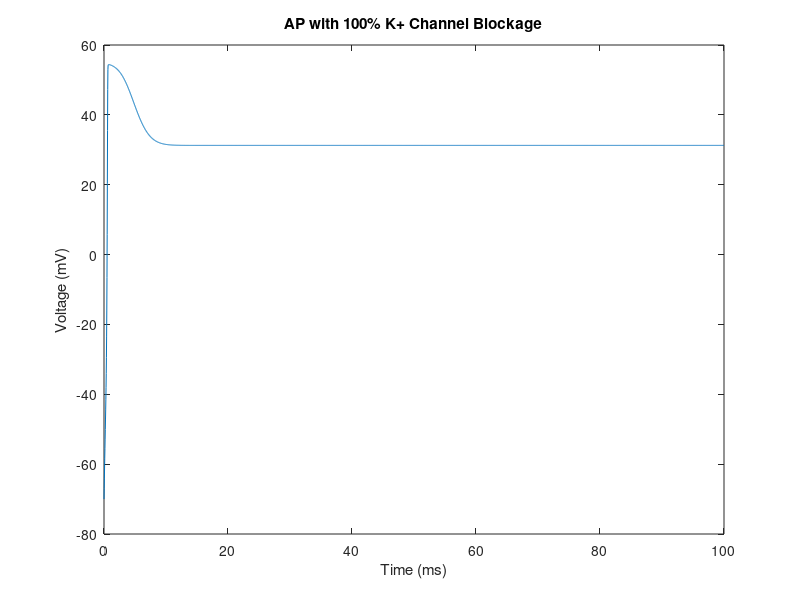

This figure's MATLAB source:
%BME502 Project 1 Dennis McIlhany

clc; clear all;

%constants
dt=.03;
t=0:dt:100;
C=1;
ENa=55;
EK=-90;
EL=-70;
gNabar=120;
gKbar=36;
gL=1;
Iinj=100;

%preallocate
V=-70*ones(length(Iinj),length(t));
m_inf=zeros(1,length(t));
tau_m=zeros(1,length(t));
m=zeros(1,length(t));
m3=zeros(1,length(t));
h_inf=zeros(1,length(t));
tau_h=zeros(1,length(t));
h=zeros(1,length(t));
n_inf=zeros(1,length(t));
tau_n=zeros(1,length(t));
n=zeros(1,length(t));
n4=zeros(1,length(t));
gNa=zeros(1,length(t));
gK=zeros(1,length(t));
INa=zeros(1,length(t));
IK=zeros(1,length(t));
IL=zeros(1,length(t));
IC=zeros(1,length(t));
am=zeros(1,length(t));
bm=zeros(1,length(t));
ah=zeros(1,length(t));
bh=zeros(1,length(t));
an=zeros(1,length(t));
bn=zeros(1,length(t));

%iterations for injected current and time
for w=1:length(Iinj);
    for k=1:length(t);
        if k==1;
            an(k)=-.01*(V(w,k)+60)/(exp(-(V(w,k)+60)/10)-1);
            am(k)=-.1*(V(w,k)+45)/(exp(-(V(w,k)+45)/10)-1);
            ah(k)=.07*exp(-(V(w,k)+70)/20);
            bn(k)=.125*exp(-(V(w,k)+70)/80);
            bm(k)=4*exp(-(V(w,k)+70)/18);
            bh(k)=1/(exp(-(V(w,k)+40)/10)+1);
            n_inf(k)=an(k)/(an(k)+bn(k));
            tau_n(k)=1/(an(k)+bn(k));
            h_inf(k)=ah(k)/(ah(k)+bh(k));
            tau_h(k)=1/(ah(k)+bh(k));
            m_inf(k)=am(k)/(am(k)+bm(k));
            tau_m(k)=1/(am(k)+bm(k));
            n(k)=n_inf(k);
            n4(k)=n(k)^4;
            m(k)=m_inf(k);
            h(k)=h_inf(k);
            m3(k)=m(k)^3;
            gNa(k)=m3(k)*h(k)*gNabar;
            gK(k)=0.*n4(k)*gKbar;
            IK(k)=(V(w,k)-EK)*gK(k);
            INa(k)=(V(w,k)-ENa)*gNa(k);
            IL(k)=(V(w,k)-EL)*gL;
            IC(k)=0;
        else
            n(k)=n(k-1)+dt*((-n(k-1)+n_inf(k-1))/tau_n(k-1));
            m(k)=m(k-1)+dt*((-m(k-1)+m_inf(k-1))/tau_m(k-1));
            h(k)=h(k-1)+dt*((-h(k-1)+h_inf(k-1))/tau_h(k-1));
            n4(k)=n(k)^4;
            m3(k)=m(k)^3;
            gNa(k)=m3(k)*h(k)*gNabar;
            gK(k)=0.*n4(k)*gKbar;
            V(w,k)=V(w,k-1)+(dt/C)*(Iinj(w)-(gNa(k)+gK(k)+gL)*V(w,k-1)+gNa(k)*ENa+gK(k)*EK+gL*EL);
            if (abs(V(w,k) + 45) <=0.01)
                am(k) = 1;
            else
                am(k)=-.1*(V(w,k)+45)/(exp(-(V(w,k)+45)/10)-1);
            end;
            if (abs(V(w,k) + 60) <=0.01)
                an(k) = .1;
            else
                an(k)=-.01*(V(w,k)+60)/(exp(-(V(w,k)+60)/10)-1);
            end;
            ah(k)=.07*exp(-(V(w,k)+70)/20);
            bn(k)=.125*exp(-(V(w,k)+70)/80);
            bm(k)=4*exp(-(V(w,k)+70)/18);
            bh(k)=1/(exp(-(V(w,k)+40)/10)+1);
            n_inf(k)=an(k)/(an(k)+bn(k));
            tau_n(k)=1/(an(k)+bn(k));
            h_inf(k)=ah(k)/(ah(k)+bh(k));
            tau_h(k)=1/(ah(k)+bh(k));
            m_inf(k)=am(k)/(am(k)+bm(k));
            tau_m(k)=1/(am(k)+bm(k));
            IK(k)=(V(w,k)-EK)*gK(k);
            INa(k)=(V(w,k)-ENa)*gNa(k);
            IL(k)=(V(w,k)-EL)*gL;
            IC(k)=C*(V(w,k)-V(w,k-1))/dt;
        end
    end
end
plot(t,V)
xlabel('Time (ms)')
ylabel('Voltage (mV)')
title('AP with 100% K+ Channel Blockage')